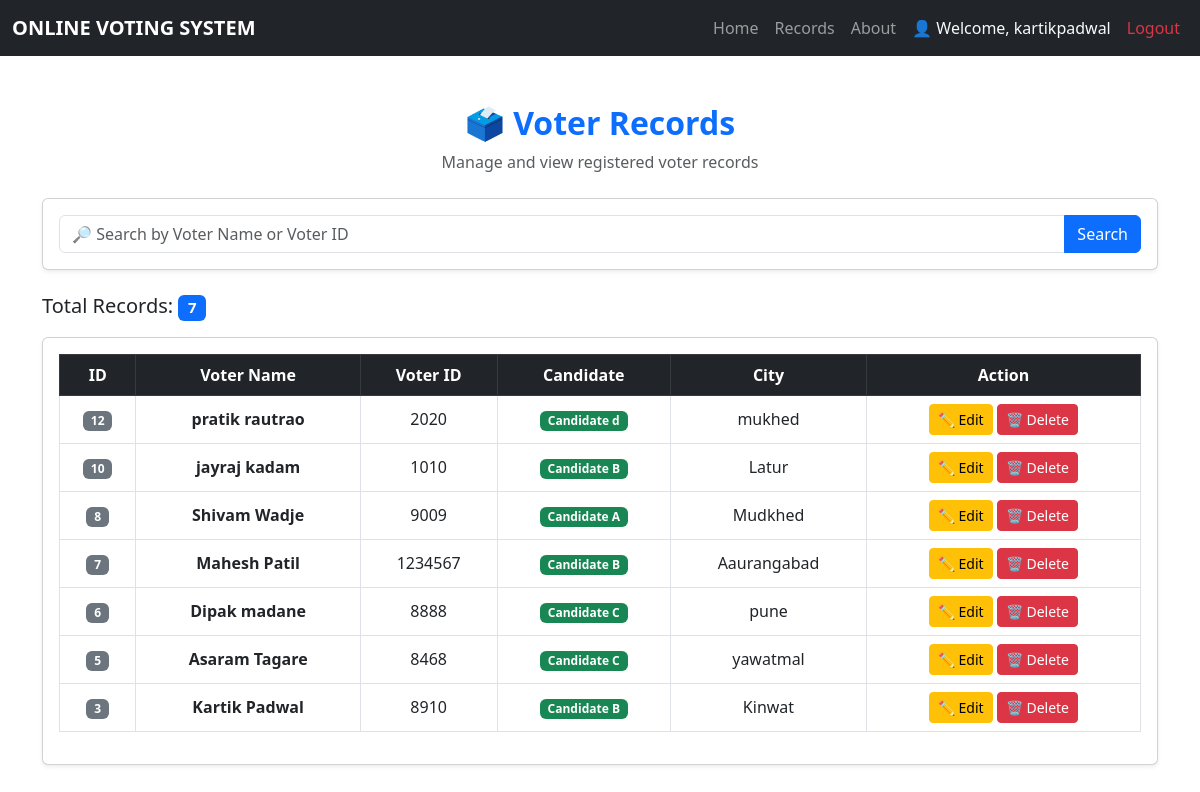
/records (signed in), run on the app's committed database.
### tables this page shows
CREATE TABLE voters (
            id INTEGER PRIMARY KEY AUTOINCREMENT,
            voter_name TEXT NOT NULL,
            voter_id TEXT NOT NULL,
            candidate TEXT NOT NULL,
            city TEXT NOT NULL
        );

### app2.py (the view)
@app.route("/records")
def records():
    if not login_required():
        return redirect(url_for("login"))
    search = request.args.get("search", "").strip()
    conn = get_db()
    if search:
        voters = conn.execute("""
            SELECT * FROM voters
            WHERE voter_name LIKE ?
               OR voter_id LIKE ?
            ORDER BY id DESC
        """, (f"%{search}%", f"%{search}%")).fetchall()
    else:
        voters = conn.execute(
            "SELECT * FROM voters ORDER BY id DESC"
        ).fetchall()
    conn.close()
    return render_template(
        "records.html",
        voters=voters,
        search=search
    )

### app2.py (called while the page is built)
def login_required():
    if "username" not in session:
        flash("Please login first!", "danger")
        return False
    return True

@app.after_request
def add_no_cache(response):
    response.headers["Cache-Control"] = "no-cache, no-store, must-revalidate"
    response.headers["Pragma"] = "no-cache"
    response.headers["Expires"] = "0"
    return response

### database.py (called while the page is built)
def get_db():
    conn = sqlite3.connect(DATABASE)
    conn.row_factory = sqlite3.Row
    return conn

### templates/records.html (shortened to what this page needs)
{% extends 'base.html' %}
{% block content %}
<div class="container mt-5">
    <div class="text-center mb-4">
        <h2 class="fw-bold text-primary">🗳️ Voter Records</h2>
        <p class="text-muted">Manage and view registered voter records</p>
    </div>
    <div class="card shadow-sm mb-4">
        <div class="card-body">
            <form method="GET" action="{{ url_for('records') }}">
                <div class="input-group">
                    <input type="text"
                           name="search"
                           class="form-control"
                           placeholder="🔎 Search by Voter Name or Voter ID"
                           value="{{ search }}">
                    <button type="submit" class="btn btn-primary">
                        Search
                    </button>
                </div>
            </form>
        </div>
    </div>
    <div class="d-flex justify-content-between align-items-center mb-3">
        <h5 class="mb-0">
            Total Records:
            <span class="badge bg-primary">
                {{ voters|length }}
            </span>
        </h5>
    </div>
    <div class="card shadow-sm">
        <div class="card-body">
            <div class="table-responsive">
                <table class="table table-bordered table-hover text-center align-middle">
                    <thead class="table-dark">
                        <tr>
                            <th>ID</th>
                            <th>Voter Name</th>
                            <th>Voter ID</th>
                            <th>Candidate</th>
                            <th>City</th>
                            <th>Action</th>
                        </tr>
                    </thead>
                    <tbody>
                        {% for voter in voters %}
                        <tr>
                            <td>
                                <span class="badge bg-secondary">
                                    {{ voter.id }}
                                </span>
                            </td>
                            <td class="fw-semibold">
                                {{ voter.voter_name }}
                            </td>
                            <td>
                                {{ voter.voter_id }}
                            </td>
                            <td>
                                <span class="badge bg-success">
                                    {{ voter.candidate }}
                                </span>
                            </td>
                            <td>
                                {{ voter.city }}
                            </td>
                            <td>
                                <a href="{{ url_for('edit_vote', voter_id=voter.id) }}"
                                   class="btn btn-warning btn-sm">
                                    ✏️ Edit
                                </a>
                                <a href="{{ url_for('delete_vote', voter_id=voter.id) }}"
                                   class="btn btn-danger btn-sm"
                                   onclick="return confirm('Are you sure you want to delete this record?');">
                                    🗑️ Delete
                                </a>
                            </td>
                        </tr>
                        {% endfor %}
                    </tbody>
                </table>
            </div>
        </div>
    </div>
</div>
{% endblock %}

### templates/base.html (shortened to what this page needs)
<!DOCTYPE html>
<html>
<head>
    <link href="https://cdn.jsdelivr.net/npm/bootstrap@5.3.0/dist/css/bootstrap.min.css"
          rel="stylesheet">
</head>
<body>
    <nav class="navbar navbar-expand-lg navbar-dark bg-dark">
        <div class="container-fluid">
            <a class="navbar-brand" href="{{ url_for('home') }}">
                <strong>ONLINE VOTING SYSTEM</strong>
            </a>
            <div class="collapse navbar-collapse" id="navbarNav">
                <ul class="navbar-nav ms-auto">
                    <li class="nav-item">
                        <a class="nav-link" href="{{ url_for('home') }}">
                            Home
                        </a>
                    </li>
                    <li class="nav-item">
                        <a class="nav-link" href="{{ url_for('records') }}">
                            Records
                        </a>
                    </li>
                    <li class="nav-item">
                        <a class="nav-link" href="{{ url_for('about') }}">
                            About
                        </a>
                    </li>
                    {% if session.get('username') %}
    <li class="nav-item">
        <span class="nav-link text-light">
            👤 Welcome, {{ session.get('username') }}
        </span>
    </li>
    <li class="nav-item">
        <a class="nav-link text-danger"
           href="{{ url_for('logout') }}">
            Logout
        </a>
    </li>
                    {% endif %}
                </ul>
            </div>
        </div>
    </nav>
    {% block content %}
    {% endblock %}
</body>
</html>

### data on the page
voters: id "12", voter_name "pratik rautrao", voter_id "2020", candidate "Candidate d", city "mukhed"
voters: id "10", voter_name "jayraj kadam", voter_id "1010", candidate "Candidate B", city "Latur"
voters: id "8", voter_name "Shivam Wadje", voter_id "9009", candidate "Candidate A", city "Mudkhed"
voters: id "7", voter_name "Mahesh Patil", voter_id "1234567", candidate "Candidate B", city "Aaurangabad"
voters: id "6", voter_name "Dipak madane", voter_id "8888", candidate "Candidate C", city "pune"
voters: id "5", voter_name "Asaram Tagare", voter_id "8468", candidate "Candidate C", city "yawatmal"
voters: id "3", voter_name "Kartik Padwal", voter_id "8910", candidate "Candidate B", city "Kinwat"

### other printed values
{{ session.get('username') }} "kartikpadwal"
{{ voters|length }} "7"
